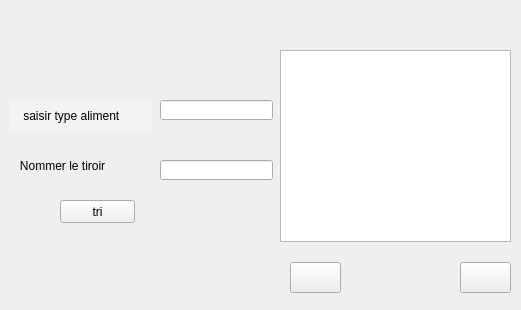
<?xml version="1.0" encoding="UTF-8"?>
<ui version="4.0">
 <class>AjouterT</class>
 <widget class="QDialog" name="AjouterT">
  <property name="geometry">
   <rect>
    <x>0</x>
    <y>0</y>
    <width>521</width>
    <height>310</height>
   </rect>
  </property>
  <property name="windowTitle">
   <string>Dialog</string>
  </property>
  <property name="styleSheet">
   <string notr="true"/>
  </property>
  <widget class="QLabel" name="label">
   <property name="geometry">
    <rect>
     <x>10</x>
     <y>100</y>
     <width>141</width>
     <height>31</height>
    </rect>
   </property>
   <property name="styleSheet">
    <string notr="true">background-color: rgb(243, 243, 243);
font: 75 8pt &quot;Myanmar Text&quot;;
</string>
   </property>
   <property name="text">
    <string>    saisir type aliment</string>
   </property>
  </widget>
  <widget class="QLabel" name="label_2">
   <property name="geometry">
    <rect>
     <x>10</x>
     <y>150</y>
     <width>131</width>
     <height>31</height>
    </rect>
   </property>
   <property name="styleSheet">
    <string notr="true">font: 11pt &quot;Impact&quot;;
border-image: url(:/image/image/fond.png);</string>
   </property>
   <property name="text">
    <string>   Nommer le tiroir</string>
   </property>
  </widget>
  <widget class="QLineEdit" name="lineEdit_NOM">
   <property name="geometry">
    <rect>
     <x>160</x>
     <y>160</y>
     <width>113</width>
     <height>20</height>
    </rect>
   </property>
  </widget>
  <widget class="QPushButton" name="pushButton">
   <property name="geometry">
    <rect>
     <x>374</x>
     <y>262</y>
     <width>61</width>
     <height>31</height>
    </rect>
   </property>
   <property name="styleSheet">
    <string notr="true">border:none;</string>
   </property>
   <property name="text">
    <string/>
   </property>
   <property name="icon">
    <iconset resource="image.qrc">
     <normaloff>:/image/image/logo.png</normaloff>:/image/image/logo.png</iconset>
   </property>
   <property name="iconSize">
    <size>
     <width>28</width>
     <height>28</height>
    </size>
   </property>
  </widget>
  <widget class="QPushButton" name="pushButton_2">
   <property name="geometry">
    <rect>
     <x>290</x>
     <y>262</y>
     <width>51</width>
     <height>31</height>
    </rect>
   </property>
   <property name="styleSheet">
    <string notr="true">border-image: url(:/image/image/fl.png);</string>
   </property>
   <property name="text">
    <string/>
   </property>
  </widget>
  <widget class="QLineEdit" name="lineEdit_TYPE">
   <property name="geometry">
    <rect>
     <x>160</x>
     <y>100</y>
     <width>113</width>
     <height>20</height>
    </rect>
   </property>
  </widget>
  <widget class="QTableView" name="tableView">
   <property name="geometry">
    <rect>
     <x>280</x>
     <y>50</y>
     <width>231</width>
     <height>192</height>
    </rect>
   </property>
  </widget>
  <widget class="QPushButton" name="pushButton_3">
   <property name="geometry">
    <rect>
     <x>460</x>
     <y>262</y>
     <width>51</width>
     <height>31</height>
    </rect>
   </property>
   <property name="styleSheet">
    <string notr="true">border-image: url(:/image/image/fleche d.png);</string>
   </property>
   <property name="text">
    <string/>
   </property>
  </widget>
  <widget class="QPushButton" name="pushButton_4">
   <property name="geometry">
    <rect>
     <x>60</x>
     <y>200</y>
     <width>75</width>
     <height>23</height>
    </rect>
   </property>
   <property name="text">
    <string>tri</string>
   </property>
  </widget>
 </widget>
 <resources>
  <include location="image.qrc"/>
 </resources>
 <connections/>
</ui>
